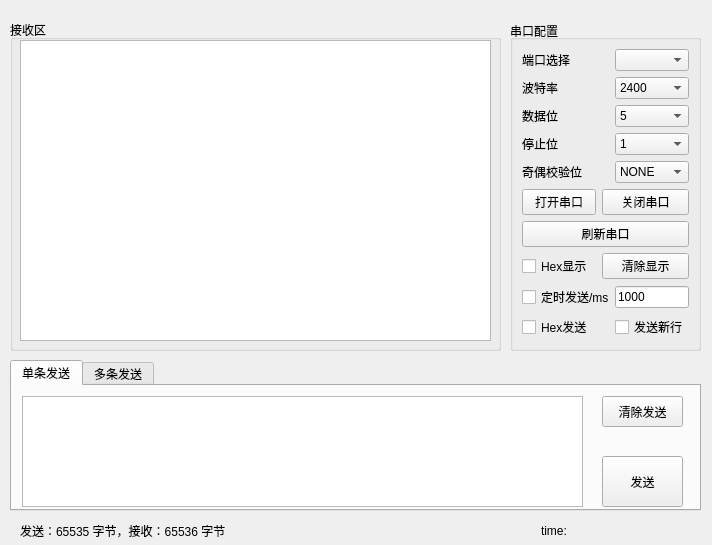
<?xml version="1.0" encoding="UTF-8"?>
<ui version="4.0">
 <class>Form</class>
 <widget class="QWidget" name="Form">
  <property name="enabled">
   <bool>true</bool>
  </property>
  <property name="geometry">
   <rect>
    <x>0</x>
    <y>0</y>
    <width>712</width>
    <height>545</height>
   </rect>
  </property>
  <property name="windowTitle">
   <string>串口调试工具-V1.3</string>
  </property>
  <widget class="QGroupBox" name="groupBox">
   <property name="geometry">
    <rect>
     <x>510</x>
     <y>20</y>
     <width>191</width>
     <height>331</height>
    </rect>
   </property>
   <property name="title">
    <string>串口配置</string>
   </property>
   <property name="alignment">
    <set>Qt::AlignLeading|Qt::AlignLeft|Qt::AlignVCenter</set>
   </property>
   <layout class="QGridLayout" name="gridLayout">
    <item row="0" column="0">
     <widget class="QLabel" name="label">
      <property name="text">
       <string>端口选择</string>
      </property>
     </widget>
    </item>
    <item row="0" column="2">
     <widget class="QComboBox" name="serialCOMComboBox">
      <property name="sizePolicy">
       <sizepolicy hsizetype="Preferred" vsizetype="Fixed">
        <horstretch>0</horstretch>
        <verstretch>0</verstretch>
       </sizepolicy>
      </property>
      <property name="layoutDirection">
       <enum>Qt::LeftToRight</enum>
      </property>
      <property name="editable">
       <bool>false</bool>
      </property>
      <property name="sizeAdjustPolicy">
       <enum>QComboBox::AdjustToContentsOnFirstShow</enum>
      </property>
      <property name="minimumContentsLength">
       <number>0</number>
      </property>
     </widget>
    </item>
    <item row="1" column="0">
     <widget class="QLabel" name="label_2">
      <property name="text">
       <string>波特率</string>
      </property>
     </widget>
    </item>
    <item row="1" column="2">
     <widget class="QComboBox" name="serialBaudRateComboBox">
      <item>
       <property name="text">
        <string>2400</string>
       </property>
      </item>
      <item>
       <property name="text">
        <string>4800</string>
       </property>
      </item>
      <item>
       <property name="text">
        <string>9600</string>
       </property>
      </item>
      <item>
       <property name="text">
        <string>115200</string>
       </property>
      </item>
      <item>
       <property name="text">
        <string>460800</string>
       </property>
      </item>
     </widget>
    </item>
    <item row="2" column="0">
     <widget class="QLabel" name="label_3">
      <property name="text">
       <string>数据位</string>
      </property>
     </widget>
    </item>
    <item row="2" column="2">
     <widget class="QComboBox" name="serialDataBitComboBox">
      <item>
       <property name="text">
        <string>5</string>
       </property>
      </item>
      <item>
       <property name="text">
        <string>6</string>
       </property>
      </item>
      <item>
       <property name="text">
        <string>7</string>
       </property>
      </item>
      <item>
       <property name="text">
        <string>8</string>
       </property>
      </item>
     </widget>
    </item>
    <item row="3" column="0">
     <widget class="QLabel" name="label_4">
      <property name="text">
       <string>停止位</string>
      </property>
     </widget>
    </item>
    <item row="3" column="2">
     <widget class="QComboBox" name="serialStopBitComboBox">
      <item>
       <property name="text">
        <string>1</string>
       </property>
      </item>
      <item>
       <property name="text">
        <string>1.5</string>
       </property>
      </item>
      <item>
       <property name="text">
        <string>2</string>
       </property>
      </item>
     </widget>
    </item>
    <item row="4" column="0">
     <widget class="QLabel" name="label_5">
      <property name="text">
       <string>奇偶校验位</string>
      </property>
     </widget>
    </item>
    <item row="4" column="2">
     <widget class="QComboBox" name="serialParityComboBox">
      <item>
       <property name="text">
        <string>NONE</string>
       </property>
      </item>
      <item>
       <property name="text">
        <string>EVEN</string>
       </property>
      </item>
      <item>
       <property name="text">
        <string>ODD</string>
       </property>
      </item>
      <item>
       <property name="text">
        <string>MARK</string>
       </property>
      </item>
      <item>
       <property name="text">
        <string>SPACE</string>
       </property>
      </item>
     </widget>
    </item>
    <item row="5" column="0">
     <widget class="QPushButton" name="openSerialButton">
      <property name="text">
       <string>打开串口</string>
      </property>
     </widget>
    </item>
    <item row="5" column="1" colspan="2">
     <widget class="QPushButton" name="closeSerialButton">
      <property name="text">
       <string>关闭串口</string>
      </property>
     </widget>
    </item>
    <item row="6" column="0" colspan="3">
     <widget class="QPushButton" name="refreshSerialButton">
      <property name="text">
       <string>刷新串口</string>
      </property>
     </widget>
    </item>
    <item row="7" column="0">
     <widget class="QCheckBox" name="hexShowCheckBox">
      <property name="text">
       <string>Hex显示</string>
      </property>
     </widget>
    </item>
    <item row="7" column="1" colspan="2">
     <widget class="QPushButton" name="clearButtonReceive">
      <property name="text">
       <string>清除显示</string>
      </property>
     </widget>
    </item>
    <item row="8" column="0" colspan="2">
     <widget class="QCheckBox" name="timingSendCheckBox">
      <property name="text">
       <string>定时发送/ms</string>
      </property>
     </widget>
    </item>
    <item row="8" column="2">
     <widget class="QLineEdit" name="timingLineEdit">
      <property name="text">
       <string>1000</string>
      </property>
     </widget>
    </item>
    <item row="9" column="0" colspan="2">
     <widget class="QCheckBox" name="hexSendCheckBox">
      <property name="text">
       <string>Hex发送</string>
      </property>
     </widget>
    </item>
    <item row="9" column="2">
     <widget class="QCheckBox" name="sendNewLineCheckBox">
      <property name="text">
       <string>发送新行</string>
      </property>
     </widget>
    </item>
   </layout>
  </widget>
  <widget class="QGroupBox" name="groupBox_2">
   <property name="geometry">
    <rect>
     <x>10</x>
     <y>20</y>
     <width>491</width>
     <height>331</height>
    </rect>
   </property>
   <property name="title">
    <string>接收区</string>
   </property>
   <widget class="QTextEdit" name="receiveTextEdit">
    <property name="geometry">
     <rect>
      <x>10</x>
      <y>20</y>
      <width>471</width>
      <height>301</height>
     </rect>
    </property>
    <property name="readOnly">
     <bool>true</bool>
    </property>
   </widget>
  </widget>
  <widget class="QLabel" name="cntLabel">
   <property name="geometry">
    <rect>
     <x>20</x>
     <y>520</y>
     <width>220</width>
     <height>21</height>
    </rect>
   </property>
   <property name="sizePolicy">
    <sizepolicy hsizetype="Preferred" vsizetype="Preferred">
     <horstretch>0</horstretch>
     <verstretch>0</verstretch>
    </sizepolicy>
   </property>
   <property name="minimumSize">
    <size>
     <width>220</width>
     <height>21</height>
    </size>
   </property>
   <property name="maximumSize">
    <size>
     <width>240</width>
     <height>21</height>
    </size>
   </property>
   <property name="text">
    <string>发送：65535 字节，接收：65536 字节</string>
   </property>
  </widget>
  <widget class="QTabWidget" name="tabWidget">
   <property name="geometry">
    <rect>
     <x>10</x>
     <y>360</y>
     <width>691</width>
     <height>151</height>
    </rect>
   </property>
   <property name="currentIndex">
    <number>0</number>
   </property>
   <widget class="QWidget" name="tab1">
    <attribute name="title">
     <string>单条发送</string>
    </attribute>
    <widget class="QTextEdit" name="sendTextEdit">
     <property name="geometry">
      <rect>
       <x>10</x>
       <y>10</y>
       <width>561</width>
       <height>111</height>
      </rect>
     </property>
     <property name="tabStopWidth">
      <number>80</number>
     </property>
     <property name="cursorWidth">
      <number>5</number>
     </property>
    </widget>
    <widget class="QPushButton" name="sendButton">
     <property name="geometry">
      <rect>
       <x>590</x>
       <y>70</y>
       <width>81</width>
       <height>51</height>
      </rect>
     </property>
     <property name="text">
      <string>发送</string>
     </property>
    </widget>
    <widget class="QPushButton" name="clearButtonSend">
     <property name="geometry">
      <rect>
       <x>590</x>
       <y>10</y>
       <width>81</width>
       <height>31</height>
      </rect>
     </property>
     <property name="text">
      <string>清除发送</string>
     </property>
    </widget>
   </widget>
   <widget class="QWidget" name="tab2">
    <attribute name="title">
     <string>多条发送</string>
    </attribute>
    <widget class="QWidget" name="layoutWidget">
     <property name="geometry">
      <rect>
       <x>10</x>
       <y>11</y>
       <width>591</width>
       <height>112</height>
      </rect>
     </property>
     <layout class="QGridLayout" name="gridLayout_3">
      <item row="1" column="0">
       <widget class="QLineEdit" name="sendLineEdit1"/>
      </item>
      <item row="2" column="1">
       <widget class="QPushButton" name="sendButton2">
        <property name="sizePolicy">
         <sizepolicy hsizetype="Preferred" vsizetype="Preferred">
          <horstretch>0</horstretch>
          <verstretch>0</verstretch>
         </sizepolicy>
        </property>
        <property name="maximumSize">
         <size>
          <width>30</width>
          <height>30</height>
         </size>
        </property>
        <property name="text">
         <string>2</string>
        </property>
       </widget>
      </item>
      <item row="1" column="2">
       <widget class="QLineEdit" name="sendLineEdit5"/>
      </item>
      <item row="2" column="2">
       <widget class="QLineEdit" name="sendLineEdit6"/>
      </item>
      <item row="0" column="1">
       <widget class="QPushButton" name="sendButton0">
        <property name="sizePolicy">
         <sizepolicy hsizetype="Preferred" vsizetype="Preferred">
          <horstretch>0</horstretch>
          <verstretch>0</verstretch>
         </sizepolicy>
        </property>
        <property name="maximumSize">
         <size>
          <width>30</width>
          <height>30</height>
         </size>
        </property>
        <property name="text">
         <string>0</string>
        </property>
       </widget>
      </item>
      <item row="0" column="0">
       <widget class="QLineEdit" name="sendLineEdit0"/>
      </item>
      <item row="2" column="0">
       <widget class="QLineEdit" name="sendLineEdit2"/>
      </item>
      <item row="0" column="3">
       <widget class="QPushButton" name="sendButton4">
        <property name="sizePolicy">
         <sizepolicy hsizetype="Preferred" vsizetype="Preferred">
          <horstretch>0</horstretch>
          <verstretch>0</verstretch>
         </sizepolicy>
        </property>
        <property name="maximumSize">
         <size>
          <width>30</width>
          <height>30</height>
         </size>
        </property>
        <property name="text">
         <string>4</string>
        </property>
       </widget>
      </item>
      <item row="3" column="3">
       <widget class="QPushButton" name="sendButton7">
        <property name="sizePolicy">
         <sizepolicy hsizetype="Preferred" vsizetype="Preferred">
          <horstretch>0</horstretch>
          <verstretch>0</verstretch>
         </sizepolicy>
        </property>
        <property name="maximumSize">
         <size>
          <width>30</width>
          <height>30</height>
         </size>
        </property>
        <property name="text">
         <string>7</string>
        </property>
       </widget>
      </item>
      <item row="3" column="1">
       <widget class="QPushButton" name="sendButton3">
        <property name="sizePolicy">
         <sizepolicy hsizetype="Preferred" vsizetype="Preferred">
          <horstretch>0</horstretch>
          <verstretch>0</verstretch>
         </sizepolicy>
        </property>
        <property name="maximumSize">
         <size>
          <width>30</width>
          <height>30</height>
         </size>
        </property>
        <property name="text">
         <string>3</string>
        </property>
       </widget>
      </item>
      <item row="3" column="0">
       <widget class="QLineEdit" name="sendLineEdit3"/>
      </item>
      <item row="2" column="3">
       <widget class="QPushButton" name="sendButton6">
        <property name="sizePolicy">
         <sizepolicy hsizetype="Preferred" vsizetype="Preferred">
          <horstretch>0</horstretch>
          <verstretch>0</verstretch>
         </sizepolicy>
        </property>
        <property name="maximumSize">
         <size>
          <width>30</width>
          <height>30</height>
         </size>
        </property>
        <property name="text">
         <string>6</string>
        </property>
       </widget>
      </item>
      <item row="0" column="2">
       <widget class="QLineEdit" name="sendLineEdit4"/>
      </item>
      <item row="3" column="2">
       <widget class="QLineEdit" name="sendLineEdit7"/>
      </item>
      <item row="1" column="1">
       <widget class="QPushButton" name="sendButton1">
        <property name="sizePolicy">
         <sizepolicy hsizetype="Preferred" vsizetype="Preferred">
          <horstretch>0</horstretch>
          <verstretch>0</verstretch>
         </sizepolicy>
        </property>
        <property name="maximumSize">
         <size>
          <width>30</width>
          <height>30</height>
         </size>
        </property>
        <property name="text">
         <string>1</string>
        </property>
       </widget>
      </item>
      <item row="1" column="3">
       <widget class="QPushButton" name="sendButton5">
        <property name="sizePolicy">
         <sizepolicy hsizetype="Preferred" vsizetype="Preferred">
          <horstretch>0</horstretch>
          <verstretch>0</verstretch>
         </sizepolicy>
        </property>
        <property name="maximumSize">
         <size>
          <width>30</width>
          <height>30</height>
         </size>
        </property>
        <property name="text">
         <string>5</string>
        </property>
       </widget>
      </item>
     </layout>
    </widget>
    <widget class="QWidget" name="layoutWidget">
     <property name="geometry">
      <rect>
       <x>610</x>
       <y>20</y>
       <width>77</width>
       <height>91</height>
      </rect>
     </property>
     <layout class="QVBoxLayout" name="verticalLayout">
      <item>
       <widget class="QPushButton" name="importButton">
        <property name="text">
         <string>导入条目</string>
        </property>
       </widget>
      </item>
      <item>
       <widget class="QPushButton" name="outportButton">
        <property name="text">
         <string>导出条目</string>
        </property>
       </widget>
      </item>
     </layout>
    </widget>
   </widget>
  </widget>
  <widget class="QLabel" name="timeLabel">
   <property name="geometry">
    <rect>
     <x>541</x>
     <y>520</y>
     <width>150</width>
     <height>21</height>
    </rect>
   </property>
   <property name="minimumSize">
    <size>
     <width>150</width>
     <height>21</height>
    </size>
   </property>
   <property name="maximumSize">
    <size>
     <width>200</width>
     <height>21</height>
    </size>
   </property>
   <property name="text">
    <string>time:</string>
   </property>
  </widget>
 </widget>
 <tabstops>
  <tabstop>serialCOMComboBox</tabstop>
  <tabstop>serialBaudRateComboBox</tabstop>
  <tabstop>serialDataBitComboBox</tabstop>
  <tabstop>serialStopBitComboBox</tabstop>
  <tabstop>serialParityComboBox</tabstop>
  <tabstop>openSerialButton</tabstop>
  <tabstop>closeSerialButton</tabstop>
  <tabstop>refreshSerialButton</tabstop>
  <tabstop>hexShowCheckBox</tabstop>
  <tabstop>clearButtonReceive</tabstop>
  <tabstop>timingSendCheckBox</tabstop>
  <tabstop>timingLineEdit</tabstop>
  <tabstop>hexSendCheckBox</tabstop>
  <tabstop>sendNewLineCheckBox</tabstop>
  <tabstop>tabWidget</tabstop>
  <tabstop>sendTextEdit</tabstop>
  <tabstop>clearButtonSend</tabstop>
  <tabstop>sendButton</tabstop>
  <tabstop>sendLineEdit0</tabstop>
  <tabstop>sendButton0</tabstop>
  <tabstop>sendLineEdit1</tabstop>
  <tabstop>sendButton1</tabstop>
  <tabstop>sendLineEdit2</tabstop>
  <tabstop>sendButton2</tabstop>
  <tabstop>sendLineEdit3</tabstop>
  <tabstop>sendButton3</tabstop>
  <tabstop>sendLineEdit4</tabstop>
  <tabstop>sendButton4</tabstop>
  <tabstop>sendLineEdit5</tabstop>
  <tabstop>sendButton5</tabstop>
  <tabstop>sendLineEdit6</tabstop>
  <tabstop>sendButton6</tabstop>
  <tabstop>sendLineEdit7</tabstop>
  <tabstop>sendButton7</tabstop>
  <tabstop>receiveTextEdit</tabstop>
 </tabstops>
 <resources>
  <include location="images.qrc"/>
 </resources>
 <connections/>
</ui>
